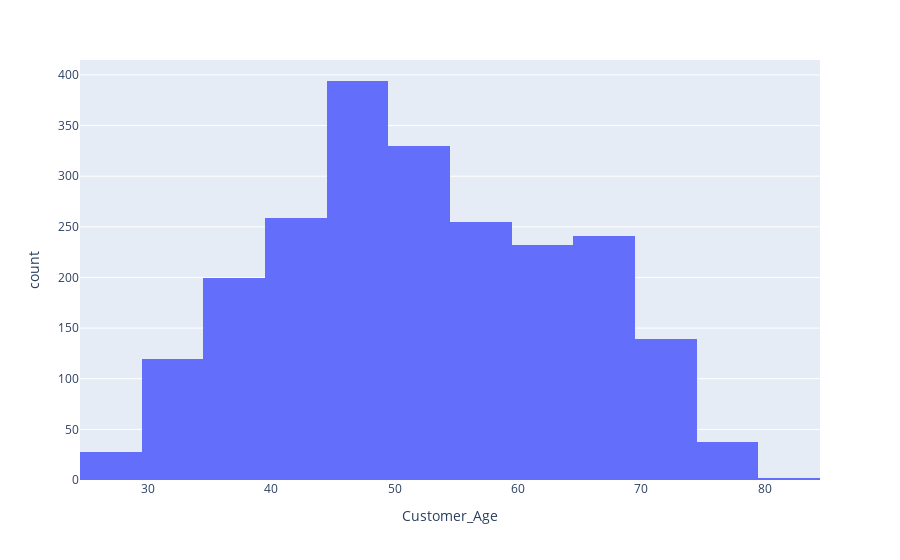

The cell this chart's notebook holds for it:
### Markdown cell above
# Observation:
The above graph shown that expenditure per household doesnt determine by the number of children.
The zero children has the highest expenditure,while the three has the least.

### Code cell
px.histogram(df_m,
                 x='Customer_Age',
                 nbins=20,
                 labels=dict(x='Customer_Age',
                 title="Histogram Distribution of Customer Age"))

### Figure 1 — Plotly figure (JSON) as saved in the notebook; plotly's stock layout.template omitted (floating-point values rounded to 4 significant figures; data arrays with more than 128 entries replaced by an {"elided": "..."} marker saying what was removed)
{"data": [{"alignmentgroup": "True", "bingroup": "x", "hovertemplate": "Customer_Age=%{x}<br>count=%{y}<extra></extra>", "legendgroup": "", "marker": {"color": "#636efa"}, "name": "", "nbinsx": 20, "offsetgroup": "", "orientation": "v", "showlegend": false, "type": "histogram", "x": {"elided": "2236 int values"}, "xaxis": "x", "yaxis": "y"}], "layout": {"barmode": "relative", "legend": {"tracegroupgap": 0}, "margin": {"t": 60}, "xaxis": {"anchor": "y", "domain": [0, 1], "title": {"text": "Customer_Age"}}, "yaxis": {"anchor": "x", "domain": [0, 1], "title": {"text": "count"}}}}
